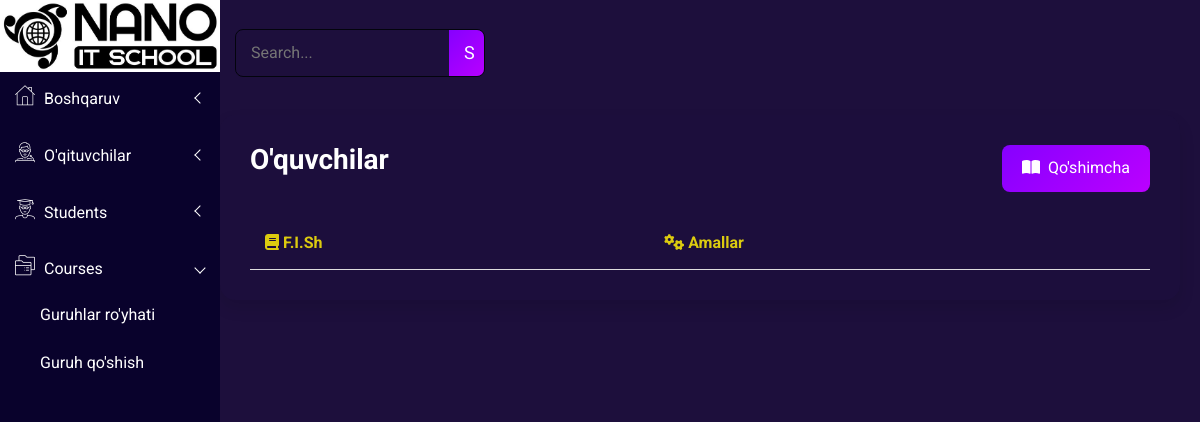
The page /all-students/ on the database as committed earlier.
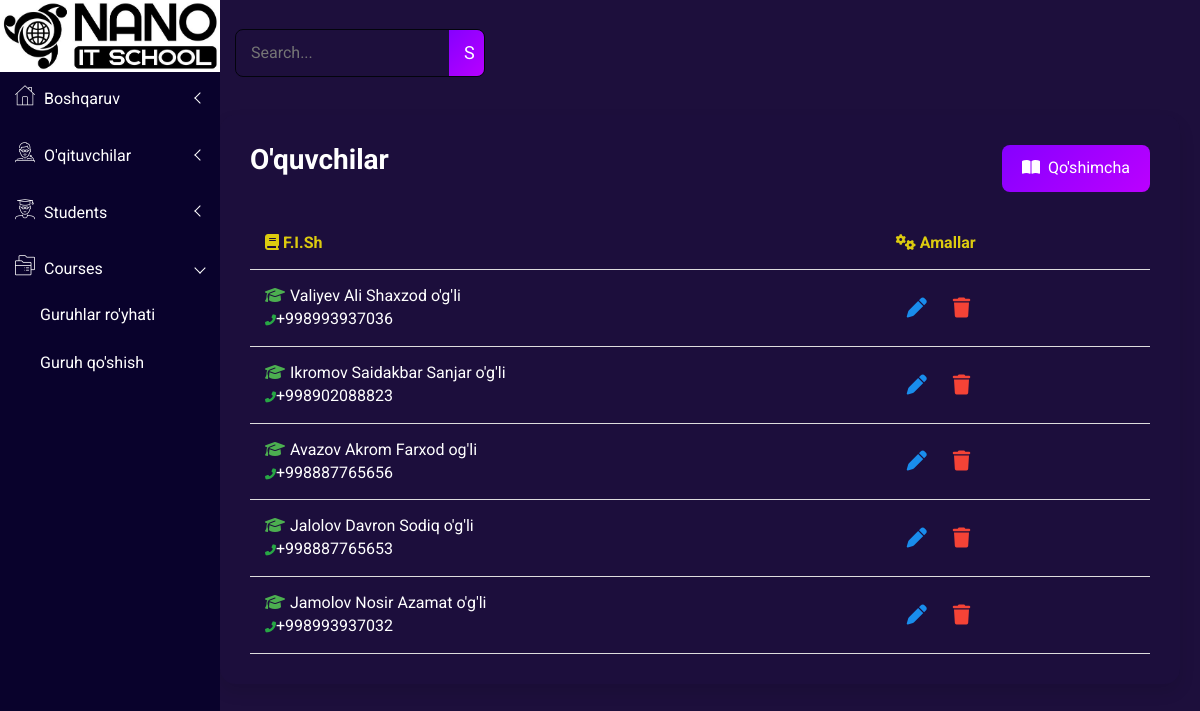
The same page on the database as committed later.
### main/models.py (models this page shows, shortened)
class ProfileUser(models.Model):
    ROLE_CHOICES = [
        ('teacher', "O'qituvchi"),
        ('student', "Talaba"),
    ]
    user = models.OneToOneField(User, on_delete=models.CASCADE, related_name='profile')
    role = models.CharField(max_length=10, choices=ROLE_CHOICES, default='student')
    full_name = models.CharField(max_length=150, null=True, blank=True)
    address = models.CharField(max_length=150, null=True, blank=True)
    phone_number = models.CharField(max_length=90, null=True, blank=True)
    birth_date = models.CharField(max_length=90, null=True, blank=True)
    description = models.TextField(blank=True, null=True)
    department = models.CharField(max_length=150, null=True, blank=True)
    profile_pic = models.ImageField(upload_to='profile_pics/', blank=True, null=True)
    group = models.ForeignKey('add_course_model', on_delete=models.SET_NULL, null=True, blank=True)
    is_approved = models.BooleanField(default=False)

### main/views.py (the view)
# urls.py: path('all-students/', all_students_view),
def all_students_view(request):
    query = request.GET.get('q')
    students = ProfileUser.objects.filter(role='student', is_approved=True)
    if query:
        students = students.filter(
            Q(full_name__icontains=query) |
            Q(phone_number__icontains=query)
        )
    context = {
        'students': students
    }
    return render(request, 'all-students.html', context)

### main/context_processors.py (called while the page is built)
def unread_notifications_count(request):
    if request.user.is_authenticated:
        count = Notification.objects.filter(user=request.user, is_read=False).count()
        return {'unread_notifications_count': count}
    return {}

### templates/all-students.html (shortened to what this page needs)
{% extends "base.html" %}
{% load static %}
{% block content %}
    <div class="all-content-wrapper">
        <div class="header-advance-area">
            <div class="breadcome-area">
                <div class="container-fluid">
                    <div class="row">
                        <div class="col-lg-12 col-md-12 col-sm-12 col-xs-12">
                            <div class="breadcome-list">
                                <div class="row">
                                    <div class="col-lg-6 col-md-6 col-sm-6 col-xs-12">
                                        <div class="breadcome-heading">
                                            <form method="GET">
                                                <div class="search-container">
                                                    <input type="text" name="q" placeholder="Search..." class="search-input" value="{{ request.GET.q }}">
                                                    <button type="submit" class="search-button">S</button>
                                                </div>
                                            </form>
                                        </div>
                                    </div>
                                </div>
                            </div>
                        </div>
                    </div>
                </div>
            </div>
        </div>
        <div class="contacts-area mg-b-15">
            <div class="container-table">
                <div class="header">
                    <h1>O'quvchilar</h1>
                    <a href="#"><button class="add-button"><i class="fas fa-book-open"></i>Qo'shimcha</button></a>
                </div>
                <table>
                    <thead>
                        <tr>
                            <th style="color: #dccb0f"><i class="fas fa-book"></i> F.I.Sh</th>
                            <th style="color: #dccb0f"><i class="fas fa-cogs"></i> Amallar</th>
                        </tr>
                    </thead>
                    <tbody>
                        {% for i in students %}
                        <tr>
                            <td><i class="fas fa-graduation-cap course-icon"></i>{{i.full_name}}<br>
                                <span><i class="fas fa-phone-alt"
                                        style="color: #28A745; font-size: 11px !important;"></i>{{i.phone_number}}</span>
                            </td>
                            <td>
                                <div class="actions">
                                    <a href="{% url 'edit_student' i.id %}">
                                        <button class="edit-btn"><i class="fas fa-pen"></i></button>
                                    </a>
                                    <a href="{% url 'delete_student' i.id %}">
                                        <button class="delete-btn"><i class="fas fa-trash"></i></button>
                                    </a>
                                </div>
                            </td>
                        </tr>
                        {% endfor %}
                    </tbody>
                </table>
            </div>
        </div>
    </div>
{% endblock %}

### templates/base.html (shortened to what this page needs)
{% load static %}
<!doctype html>
<html class="no-js" lang="en">
<head>
    <link rel="stylesheet" href="{% static 'css/bootstrap.min.css' %}">
    <link rel="stylesheet" href="{% static 'css/font-awesome.min.css' %}">
    <link rel="stylesheet" href="{% static 'css/owl.carousel.css' %}">
    <link rel="stylesheet" href="{% static 'css/owl.theme.css' %}">
    <link rel="stylesheet" href="{% static 'css/owl.transitions.css' %}">
    <link rel="stylesheet" href="{% static 'css/animate.css' %}">
    <link rel="stylesheet" href="{% static 'css/normalize.css' %}">
    <link rel="stylesheet" href="{% static 'css/meanmenu.min.css' %}">
    <link rel="stylesheet" href="{% static 'css/main.css' %}">
    <link rel="stylesheet" href="{% static 'css/educate-custon-icon.css' %}">
    <link rel="stylesheet" href="{% static 'css/morrisjs/morris.css' %}">
    <link rel="stylesheet" href="{% static 'css/scrollbar/jquery.mCustomScrollbar.min.css' %}">
    <link rel="stylesheet" href="{% static 'css/metisMenu/metisMenu.min.css' %}">
    <link rel="stylesheet" href="{% static 'css/metisMenu/metisMenu-vertical.css' %}">
    <link rel="stylesheet" href="{% static 'css/calendar/fullcalendar.min.css' %}">
    <link rel="stylesheet" href="{% static 'css/calendar/fullcalendar.print.min.css' %}">
    <link rel="stylesheet" href="{% static 'style.css' %}">
    <link rel="stylesheet" href="{% static 'css/responsive.css' %}">
    <link rel="stylesheet" href="https://cdnjs.cloudflare.com/ajax/libs/font-awesome/6.4.0/css/all.min.css"
 />
    <link rel="stylesheet" href="https://cdnjs.cloudflare.com/ajax/libs/font-awesome/5.15.4/css/all.min.css">
</head>
<body>
    <div class="left-sidebar-pro">
        <nav id="sidebar" style="background-color: #09022c;" class="">
            <div class="sidebar-header">
                <a href="index.html"><img class="main-logo" src="{% static 'images/nano-logo.jpeg' %}" alt="" /></a>
            </div>
            <div class="left-custom-menu-adp-wrap comment-scrollbar">
                <nav class="sidebar-nav">
                    <ul class="metismenu" id="menu1">
                        <li>
                            <a class="has-arrow" href="/">
                                <span class="educate-icon educate-home icon-wrap"></span>
                                <span class="mini-click-non">Boshqaruv</span>
                            </a>
                        </li>
                        <li>
                            <a class="has-arrow" href="/" aria-expanded="false"><span
                                    class="educate-icon educate-professor icon-wrap"></span> <span
                                    class="mini-click-non">O'qituvchilar</span></a>
                        </li>
                        <li>
                            <a class="has-arrow" href="/" aria-expanded="false"><span
                                    class="educate-icon educate-student icon-wrap"></span> <span
                                    class="mini-click-non">Students</span></a>
                        </li>
                        <li class="active">
                            <a class="has-arrow" href="/" aria-expanded="false"><span
                                    class="educate-icon educate-course icon-wrap"></span> <span
                                    class="mini-click-non">Courses</span></a>
                            <ul class="submenu-angle" aria-expanded="false">
                                <li><a title="All Courses" href="/all-courses/"><span class="mini-sub-pro">Guruhlar ro'yhati</span></a></li>
                                <li><a title="Add Courses" href="/add-course/"><span class="mini-sub-pro">Guruh qo'shish</span></a></li>
                            </ul>
                        </li>
                    </ul>
                </nav>
            </div>
        </nav>
    </div>
    {% block content %}
    {% endblock %}
    </body>
    </html>

### static/css/main.css (style rules this page uses)
html { color: #222; font-size: 1em; line-height: 1.4; }
audio, canvas, iframe, img, svg, video { vertical-align: middle; }

### static/css/metisMenu/metisMenu-vertical.css (style rules this page uses)
.sidebar-nav { background: #fff; }
.sidebar-nav ul { padding: 0; margin: 0; list-style: none; background: #f5f5f5; }
.sidebar-nav .metismenu { background: #fff; display: -webkit-box; display: -ms-flexbox; display: flex; -webkit-box-orient: vertical; -webkit-box-direction: normal; -ms-flex-direction: column; flex-direction: column; }
.sidebar-nav .metismenu li + li { margin-top: 5px; }
.sidebar-nav .metismenu li:last-child { margin-bottom: 5px; }
.sidebar-nav .metismenu > li { display: -webkit-box; display: -ms-flexbox; display: flex; -webkit-box-orient: vertical; -webkit-box-direction: normal; -ms-flex-direction: column; flex-direction: column; position: relative; }
.sidebar-nav .metismenu a { position: relative; display: block; padding: 13px 15px; color: #444; outline-width: 0; transition: all .3s ease-out; font-size:16px; font-weight:400; }
.sidebar-nav .metismenu ul a { padding: 10px 15px 10px 40px; }
.sidebar-nav .metismenu li .icon-wrap { margin-right:5px; font-size:20px; color:#303030; }

### templates/all-students.html (style rules this page uses)
.search-container { display: flex; align-items: center; width: 100%; margin-left: 220px; max-width: 250px; border: 1px solid #03040d; border-radius: 8px; color: white; overflow: hidden; background-color: rgba(29, 15, 60, 0.6); }
.search-input { flex: 1; padding: 10px 15px; border: none; font-size: 16px; outline: none; background-color: rgba(29, 15, 60, 0.6); }
.search-button { background: linear-gradient(135deg, #8600ff, #bb00ff); color: white; border: none; padding: 10px 15px; cursor: pointer; font-size: 18px; transition: background-color 0.3s; }
.container-table { width: 80%; background-color: rgba(29, 15, 60, 0.3); border-radius: 15px; box-shadow: 0 8px 16px rgba(0, 0, 0, 0.1); padding: 30px; box-sizing: border-box; margin-left: 220px; transition: transform 0.3s ease; }
.container-table>.header { display: flex; justify-content: space-between; align-items: left; margin-bottom: 25px; }
.container-table>.header h1 { margin: 0; color: #fff; font-size: 28px; }
.add-button { background: linear-gradient(135deg, #8600ff, #bb00ff); color: white; padding: 12px 20px; border: none; border-radius: 8px; text-decoration: none; font-size: 16px; cursor: pointer; transition: background-color 0.3s, transform 0.3s; }
.add-button i { margin-right: 8px; }
.container-table>table { width: 100%; border-collapse: collapse; border: none; }
thead { background-color: rgba(29, 15, 60, 0.3); }
th, td { padding: 15px; text-align: center; border-bottom: 1px solid #ddd; font-size: 16px; color: #fff; text-align: left !important; transition: background-color 0.3s; }
.actions button { background: none; border: none; cursor: pointer; margin: 0 5px; font-size: 20px; transition: transform 0.3s, color 0.3s; }
.edit-btn { color: #198dec }
.delete-btn { color: #f44336; }
.course-icon { color: #4CAF50; margin-right: 5px; }

Rows that differ between the two databases and show on the page:
added ProfileUser: full_name "Valiyev Ali Shaxzod o'g'li", phone_number "+998993937036"
added ProfileUser: full_name "Ikromov Saidakbar Sanjar o'g'li", phone_number "+998902088823"
added ProfileUser: full_name "Avazov Akrom Farxod og'li", phone_number "+998887765656"
added ProfileUser: full_name "Jalolov Davron Sodiq o'g'li", phone_number "+998887765653"
added ProfileUser: full_name "Jamolov Nosir Azamat o'g'li", phone_number "+998993937032"
